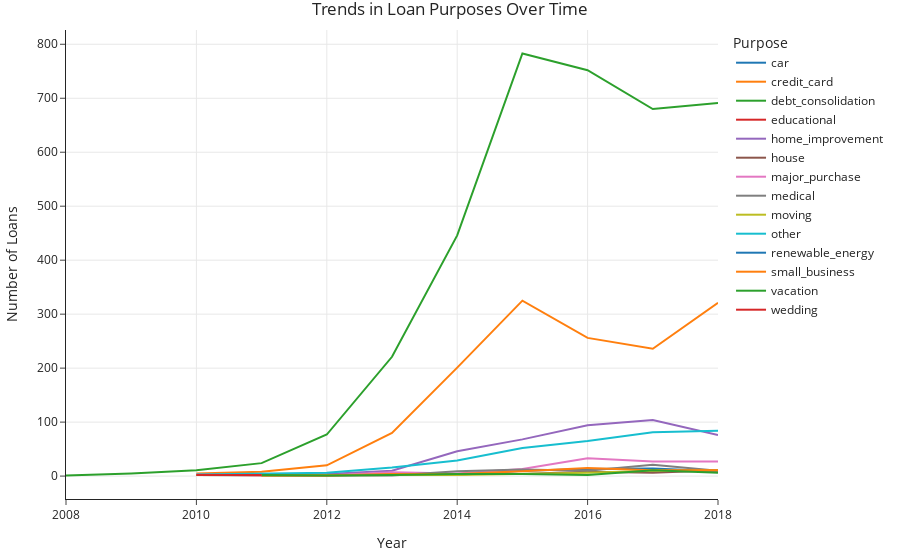

Here is the notebook cell this chart was saved with:
### Markdown cell above
Congrats! You're done with the project.

The `loans` dataset is rich, and we've just barely scratched the surface in exploring it. We encourage you to keep digging deeper. Just to illustrate what's possible, run the cell below to create a line plot that depcits the number of loans approved per year for each loan purpose (car loan, medical debt, etc.).

### Code cell
def loan_purpose_over_time(loans):
    loans = loans.copy()
    loan_purpose_yearly = loans.groupby([loans['issue_d'].dt.year, 'purpose']).size().unstack()
    loan_purpose_yearly = loan_purpose_yearly.reset_index().melt(id_vars='issue_d', var_name='Purpose', value_name='Frequency')
    
    fig = px.line(loan_purpose_yearly, x='issue_d', y='Frequency', color='Purpose', title='Trends in Loan Purposes Over Time')
    fig.update_xaxes(title_text='Year')
    fig.update_yaxes(title_text='Number of Loans')
    return fig

loan_purpose_over_time(loans)

### Figure 1 — Plotly figure (JSON) as saved in the notebook; plotly's stock layout.template omitted (floating-point values rounded to 4 significant figures)
{"data": [{"hovertemplate": "Purpose=car<br>issue_d=%{x}<br>Frequency=%{y}<extra></extra>", "legendgroup": "car", "line": {"color": "#1F77B4", "dash": "solid"}, "marker": {"symbol": "circle"}, "mode": "lines", "name": "car", "orientation": "v", "showlegend": true, "type": "scatter", "x": [2008, 2009, 2010, 2011, 2012, 2013, 2014, 2015, 2016, 2017, 2018], "xaxis": "x", "y": [null, null, 2, 1, 1, 3, 2, 10, 13, 14, 9], "yaxis": "y"}, {"hovertemplate": "Purpose=credit_card<br>issue_d=%{x}<br>Frequency=%{y}<extra></extra>", "legendgroup": "credit_card", "line": {"color": "#FF7F0E", "dash": "solid"}, "marker": {"symbol": "circle"}, "mode": "lines", "name": "credit_card", "orientation": "v", "showlegend": true, "type": "scatter", "x": [2008, 2009, 2010, 2011, 2012, 2013, 2014, 2015, 2016, 2017, 2018], "xaxis": "x", "y": [null, null, 5, 8, 20, 80, 201, 325, 256, 236, 321], "yaxis": "y"}, {"hovertemplate": "Purpose=debt_consolidation<br>issue_d=%{x}<br>Frequency=%{y}<extra></extra>", "legendgroup": "debt_consolidation", "line": {"color": "#2CA02C", "dash": "solid"}, "marker": {"symbol": "circle"}, "mode": "lines", "name": "debt_consolidation", "orientation": "v", "showlegend": true, "type": "scatter", "x": [2008, 2009, 2010, 2011, 2012, 2013, 2014, 2015, 2016, 2017, 2018], "xaxis": "x", "y": [1, 5, 11, 24, 77, 221, 446, 783, 752, 680, 691], "yaxis": "y"}, {"hovertemplate": "Purpose=educational<br>issue_d=%{x}<br>Frequency=%{y}<extra></extra>", "legendgroup": "educational", "line": {"color": "#D62728", "dash": "solid"}, "marker": {"symbol": "circle"}, "mode": "lines", "name": "educational", "orientation": "v", "showlegend": true, "type": "scatter", "x": [2008, 2009, 2010, 2011, 2012, 2013, 2014, 2015, 2016, 2017, 2018], "xaxis": "x", "y": [2, null, null, null, null, null, null, null, null, null, null], "yaxis": "y"}, {"hovertemplate": "Purpose=home_improvement<br>issue_d=%{x}<br>Frequency=%{y}<extra></extra>", "legendgroup": "home_improvement", "line": {"color": "#9467BD", "dash": "solid"}, "marker": {"symbol": "circle"}, "mode": "lines", "name": "home_improvement", "orientation": "v", "showlegend": true, "type": "scatter", "x": [2008, 2009, 2010, 2011, 2012, 2013, 2014, 2015, 2016, 2017, 2018], "xaxis": "x", "y": [1, null, null, 2, 4, 10, 46, 68, 94, 104, 76], "yaxis": "y"}, {"hovertemplate": "Purpose=house<br>issue_d=%{x}<br>Frequency=%{y}<extra></extra>", "legendgroup": "house", "line": {"color": "#8C564B", "dash": "solid"}, "marker": {"symbol": "circle"}, "mode": "lines", "name": "house", "orientation": "v", "showlegend": true, "type": "scatter", "x": [2008, 2009, 2010, 2011, 2012, 2013, 2014, 2015, 2016, 2017, 2018], "xaxis": "x", "y": [1, null, null, 1, 2, 3, null, 4, 8, 6, 11], "yaxis": "y"}, {"hovertemplate": "Purpose=major_purchase<br>issue_d=%{x}<br>Frequency=%{y}<extra></extra>", "legendgroup": "major_purchase", "line": {"color": "#E377C2", "dash": "solid"}, "marker": {"symbol": "circle"}, "mode": "lines", "name": "major_purchase", "orientation": "v", "showlegend": true, "type": "scatter", "x": [2008, 2009, 2010, 2011, 2012, 2013, 2014, 2015, 2016, 2017, 2018], "xaxis": "x", "y": [null, null, 3, 1, 1, 7, 5, 13, 33, 27, 27], "yaxis": "y"}, {"hovertemplate": "Purpose=medical<br>issue_d=%{x}<br>Frequency=%{y}<extra></extra>", "legendgroup": "medical", "line": {"color": "#7F7F7F", "dash": "solid"}, "marker": {"symbol": "circle"}, "mode": "lines", "name": "medical", "orientation": "v", "showlegend": true, "type": "scatter", "x": [2008, 2009, 2010, 2011, 2012, 2013, 2014, 2015, 2016, 2017, 2018], "xaxis": "x", "y": [null, null, null, 1, 1, 1, 9, 12, 10, 21, 10], "yaxis": "y"}, {"hovertemplate": "Purpose=moving<br>issue_d=%{x}<br>Frequency=%{y}<extra></extra>", "legendgroup": "moving", "line": {"color": "#BCBD22", "dash": "solid"}, "marker": {"symbol": "circle"}, "mode": "lines", "name": "moving", "orientation": "v", "showlegend": true, "type": "scatter", "x": [2008, 2009, 2010, 2011, 2012, 2013, 2014, 2015, 2016, 2017, 2018], "xaxis": "x", "y": [null, null, null, 1, 2, 2, 2, 4, 6, 10, 11], "yaxis": "y"}, {"hovertemplate": "Purpose=other<br>issue_d=%{x}<br>Frequency=%{y}<extra></extra>", "legendgroup": "other", "line": {"color": "#17BECF", "dash": "solid"}, "marker": {"symbol": "circle"}, "mode": "lines", "name": "other", "orientation": "v", "showlegend": true, "type": "scatter", "x": [2008, 2009, 2010, 2011, 2012, 2013, 2014, 2015, 2016, 2017, 2018], "xaxis": "x", "y": [null, null, 3, 4, 6, 16, 29, 52, 65, 81, 84], "yaxis": "y"}, {"hovertemplate": "Purpose=renewable_energy<br>issue_d=%{x}<br>Frequency=%{y}<extra></extra>", "legendgroup": "renewable_energy", "line": {"color": "#1F77B4", "dash": "solid"}, "marker": {"symbol": "circle"}, "mode": "lines", "name": "renewable_energy", "orientation": "v", "showlegend": true, "type": "scatter", "x": [2008, 2009, 2010, 2011, 2012, 2013, 2014, 2015, 2016, 2017, 2018], "xaxis": "x", "y": [null, null, null, null, 1, null, null, 1, null, null, 1], "yaxis": "y"}, {"hovertemplate": "Purpose=small_business<br>issue_d=%{x}<br>Frequency=%{y}<extra></extra>", "legendgroup": "small_business", "line": {"color": "#FF7F0E", "dash": "solid"}, "marker": {"symbol": "circle"}, "mode": "lines", "name": "small_business", "orientation": "v", "showlegend": true, "type": "scatter", "x": [2008, 2009, 2010, 2011, 2012, 2013, 2014, 2015, 2016, 2017, 2018], "xaxis": "x", "y": [null, null, 2, 2, 1, 4, 4, 9, 15, 11, 11], "yaxis": "y"}, {"hovertemplate": "Purpose=vacation<br>issue_d=%{x}<br>Frequency=%{y}<extra></extra>", "legendgroup": "vacation", "line": {"color": "#2CA02C", "dash": "solid"}, "marker": {"symbol": "circle"}, "mode": "lines", "name": "vacation", "orientation": "v", "showlegend": true, "type": "scatter", "x": [2008, 2009, 2010, 2011, 2012, 2013, 2014, 2015, 2016, 2017, 2018], "xaxis": "x", "y": [null, null, null, 2, 1, 2, 4, 4, 2, 11, 6], "yaxis": "y"}, {"hovertemplate": "Purpose=wedding<br>issue_d=%{x}<br>Frequency=%{y}<extra></extra>", "legendgroup": "wedding", "line": {"color": "#D62728", "dash": "solid"}, "marker": {"symbol": "circle"}, "mode": "lines", "name": "wedding", "orientation": "v", "showlegend": true, "type": "scatter", "x": [2008, 2009, 2010, 2011, 2012, 2013, 2014, 2015, 2016, 2017, 2018], "xaxis": "x", "y": [null, null, 2, 2, null, 1, null, null, null, null, null], "yaxis": "y"}], "layout": {"autosize": true, "legend": {"title": {"text": "Purpose"}, "tracegroupgap": 0}, "title": {"text": "Trends in Loan Purposes Over Time"}, "xaxis": {"anchor": "y", "autorange": true, "domain": [0, 1], "range": [2008, 2018], "title": {"text": "Year"}, "type": "linear"}, "yaxis": {"anchor": "x", "autorange": true, "domain": [0, 1], "range": [-42.44, 826.4], "title": {"text": "Number of Loans"}, "type": "linear"}}}
